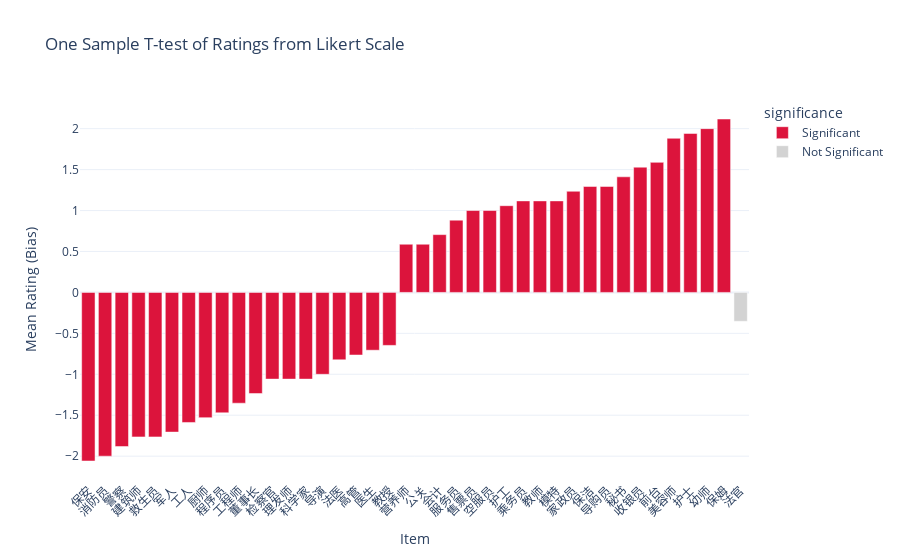

Notebook code cell kept with this figure:
### Code cell
# Sort by mean for better readability
df_results_sorted = df_results.sort_values(by='mean')

# Create color labels
df_results_sorted['significance'] = df_results_sorted['significant'].map({True: 'Significant', False: 'Not Significant'})

# Plot
fig = px.bar(
    df_results_sorted,
    x='item',
    y='mean',
    color='significance',
    color_discrete_map={'Significant': 'crimson', 'Not Significant': 'lightgray'},
    title='One Sample T-test of Ratings from Likert Scale',
    labels={'item': 'Item', 'mean': 'Mean Rating'},
    hover_data=['p_value']
)

fig.update_layout(
    xaxis_tickangle=-45,
    yaxis_title='Mean Rating (Bias)',
    xaxis_title='Item',
    template='plotly_white'
)

fig.show()

# Save it as html
fig.write_html('occupations_1sttest.html')

### Figure 1 — Plotly figure (JSON) as saved in the notebook; plotly's stock layout.template omitted (floating-point values rounded to 4 significant figures)
{"data": [{"customdata": [[5.815e-11], [3.109e-09], [6.927e-10], [7.617e-09], [1.697e-07], [1.938e-08], [2.511e-05], [1.602e-07], [8.348e-06], [2.525e-06], [3.706e-05], [0.0001758], [2.511e-05], [7.485e-05], [2.554e-05], [0.004096], [0.0006924], [0.01804], [0.003702], [0.01319], [0.01319], [0.01337], [0.0006207], [0.000797], [0.000797], [0.001005], [0.0001395], [0.000271], [0.0001395], [0.004096], [0.0002959], [2.697e-05], [1.28e-05], [6.697e-07], [3.802e-07], [6.927e-10], [2.763e-12], [1.828e-11], [1.093e-09]], "hovertemplate": "significance=Significant<br>Item=%{x}<br>Mean Rating=%{y}<br>p_value=%{customdata[0]}<extra></extra>", "legendgroup": "Significant", "marker": {"color": "crimson", "pattern": {"shape": ""}}, "name": "Significant", "orientation": "v", "showlegend": true, "textposition": "auto", "type": "bar", "x": ["保安", "消防员", "警察", "建筑师", "救生员", "军人", "工人", "厨师", "程序员", "工程师", "董事长", "检察官", "理发师", "科学家", "导演", "法医", "高管", "医生", "教授", "营养师", "公关", "会计", "服务员", "售票员", "空服员", "护工", "乘务员", "教师", "模特", "家政员", "保洁", "导购员", "秘书", "收银员", "前台", "美容师", "护士", "幼师", "保姆"], "xaxis": "x", "y": [-2.059, -2.0, -1.882, -1.765, -1.765, -1.706, -1.588, -1.529, -1.471, -1.353, -1.235, -1.059, -1.059, -1.059, -1.0, -0.8235, -0.7647, -0.7059, -0.6471, 0.5882, 0.5882, 0.7059, 0.8824, 1.0, 1.0, 1.059, 1.118, 1.118, 1.118, 1.235, 1.294, 1.294, 1.412, 1.529, 1.588, 1.882, 1.941, 2.0, 2.118], "yaxis": "y"}, {"customdata": [[0.1107]], "hovertemplate": "significance=Not Significant<br>Item=%{x}<br>Mean Rating=%{y}<br>p_value=%{customdata[0]}<extra></extra>", "legendgroup": "Not Significant", "marker": {"color": "lightgray", "pattern": {"shape": ""}}, "name": "Not Significant", "orientation": "v", "showlegend": true, "textposition": "auto", "type": "bar", "x": ["法官"], "xaxis": "x", "y": [-0.3529], "yaxis": "y"}], "layout": {"barmode": "relative", "legend": {"title": {"text": "significance"}, "tracegroupgap": 0}, "title": {"text": "One Sample T-test of Ratings from Likert Scale"}, "xaxis": {"anchor": "y", "domain": [0, 1], "tickangle": -45, "title": {"text": "Item"}}, "yaxis": {"anchor": "x", "domain": [0, 1], "title": {"text": "Mean Rating (Bias)"}}}}
